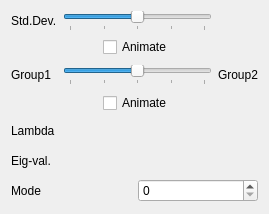
             <widget class="QWidget" name="pcaTab">
              <attribute name="title">
               <string>PCA</string>
              </attribute>
              <layout class="QVBoxLayout" name="verticalLayout_8">
               <item>
                <layout class="QGridLayout" name="pcaGridLayout">
                 <item row="0" column="0">
                  <widget class="QLabel" name="label_10">
                   <property name="text">
                    <string>Std.Dev.</string>
                   </property>
                  </widget>
                 </item>
                 <item row="0" column="1">
                  <widget class="QSlider" name="pcaSlider">
                   <property name="minimum">
                    <number>-20</number>
                   </property>
                   <property name="maximum">
                    <number>20</number>
                   </property>
                   <property name="orientation">
                    <enum>Qt::Horizontal</enum>
                   </property>
                   <property name="tickPosition">
                    <enum>QSlider::TicksBelow</enum>
                   </property>
                   <property name="tickInterval">
                    <number>10</number>
                   </property>
                  </widget>
                 </item>
                 <item row="0" column="2">
                  <widget class="QLabel" name="pcaValueLabel">
                   <property name="minimumSize">
                    <size>
                     <width>35</width>
                     <height>0</height>
                    </size>
                   </property>
                   <property name="text">
                    <string/>
                   </property>
                  </widget>
                 </item>
                 <item row="2" column="0">
                  <widget class="QLabel" name="pcaGroup1Label">
                   <property name="minimumSize">
                    <size>
                     <width>0</width>
                     <height>24</height>
                    </size>
                   </property>
                   <property name="text">
                    <string>Group1</string>
                   </property>
                  </widget>
                 </item>
                 <item row="2" column="1">
                  <widget class="QSlider" name="pcaGroupSlider">
                   <property name="minimum">
                    <number>0</number>
                   </property>
                   <property name="maximum">
                    <number>20</number>
                   </property>
                   <property name="value">
                    <number>10</number>
                   </property>
                   <property name="orientation">
                    <enum>Qt::Horizontal</enum>
                   </property>
                   <property name="tickPosition">
                    <enum>QSlider::TicksBelow</enum>
                   </property>
                   <property name="tickInterval">
                    <number>5</number>
                   </property>
                  </widget>
                 </item>
                 <item row="2" column="2">
                  <widget class="QLabel" name="pcaGroup2Label">
                   <property name="text">
                    <string>Group2</string>
                   </property>
                  </widget>
                 </item>
                 <item row="1" column="1">
                  <widget class="QWidget" name="widget_23" native="true">
                   <layout class="QHBoxLayout" name="horizontalLayout_7">
                    <property name="spacing">
                     <number>0</number>
                    </property>
                    <property name="margin">
                     <number>0</number>
                    </property>
                    <item>
                     <spacer name="horizontalSpacer_3">
                      <property name="orientation">
                       <enum>Qt::Horizontal</enum>
                      </property>
                      <property name="sizeHint" stdset="0">
                       <size>
                        <width>40</width>
                        <height>20</height>
                       </size>
                      </property>
                     </spacer>
                    </item>
                    <item>
                     <widget class="QCheckBox" name="pcaAnimateCheckBox">
                      <property name="text">
                       <string>Animate</string>
                      </property>
                     </widget>
                    </item>
                    <item>
                     <spacer name="horizontalSpacer_4">
                      <property name="orientation">
                       <enum>Qt::Horizontal</enum>
                      </property>
                      <property name="sizeHint" stdset="0">
                       <size>
                        <width>40</width>
                        <height>20</height>
                       </size>
                      </property>
                     </spacer>
                    </item>
                   </layout>
                  </widget>
                 </item>
                 <item row="3" column="1">
                  <widget class="QWidget" name="widget_25" native="true">
                   <layout class="QHBoxLayout" name="horizontalLayout_9">
                    <property name="spacing">
                     <number>0</number>
                    </property>
                    <property name="margin">
                     <number>0</number>
                    </property>
                    <item>
                     <spacer name="horizontalSpacer_7">
                      <property name="orientation">
                       <enum>Qt::Horizontal</enum>
                      </property>
                      <property name="sizeHint" stdset="0">
                       <size>
                        <width>40</width>
                        <height>20</height>
                       </size>
                      </property>
                     </spacer>
                    </item>
                    <item>
                     <widget class="QCheckBox" name="pcaGroupAnimateCheckBox">
                      <property name="text">
                       <string>Animate</string>
                      </property>
                     </widget>
                    </item>
                    <item>
                     <spacer name="horizontalSpacer_8">
                      <property name="orientation">
                       <enum>Qt::Horizontal</enum>
                      </property>
                      <property name="sizeHint" stdset="0">
                       <size>
                        <width>40</width>
                        <height>20</height>
                       </size>
                      </property>
                     </spacer>
                    </item>
                   </layout>
                  </widget>
                 </item>
                </layout>
               </item>
               <item>
                <layout class="QGridLayout" name="gridLayout_3">
                 <property name="verticalSpacing">
                  <number>6</number>
                 </property>
                 <item row="1" column="0">
                  <widget class="QLabel" name="label_4">
                   <property name="minimumSize">
                    <size>
                     <width>0</width>
                     <height>24</height>
                    </size>
                   </property>
                   <property name="text">
                    <string>Eig-val.</string>
                   </property>
                  </widget>
                 </item>
                 <item row="1" column="1">
                  <widget class="QLabel" name="pcaEigenValueLabel">
                   <property name="text">
                    <string/>
                   </property>
                  </widget>
                 </item>
                 <item row="0" column="0">
                  <widget class="QLabel" name="label_5">
                   <property name="minimumSize">
                    <size>
                     <width>0</width>
                     <height>24</height>
                    </size>
                   </property>
                   <property name="text">
                    <string>Lambda</string>
                   </property>
                  </widget>
                 </item>
                 <item row="0" column="1">
                  <widget class="QLabel" name="pcaLambdaLabel">
                   <property name="text">
                    <string/>
                   </property>
                  </widget>
                 </item>
                </layout>
               </item>
               <item>
                <layout class="QHBoxLayout" name="horizontalLayout_5">
                 <item>
                  <widget class="QLabel" name="label_6">
                   <property name="minimumSize">
                    <size>
                     <width>0</width>
                     <height>24</height>
                    </size>
                   </property>
                   <property name="text">
                    <string>Mode</string>
                   </property>
                  </widget>
                 </item>
                 <item>
                  <widget class="QSpinBox" name="pcaModeSpinBox">
                   <property name="maximum">
                    <number>10</number>
                   </property>
                  </widget>
                 </item>
                </layout>
               </item>
              </layout>
             </widget>
